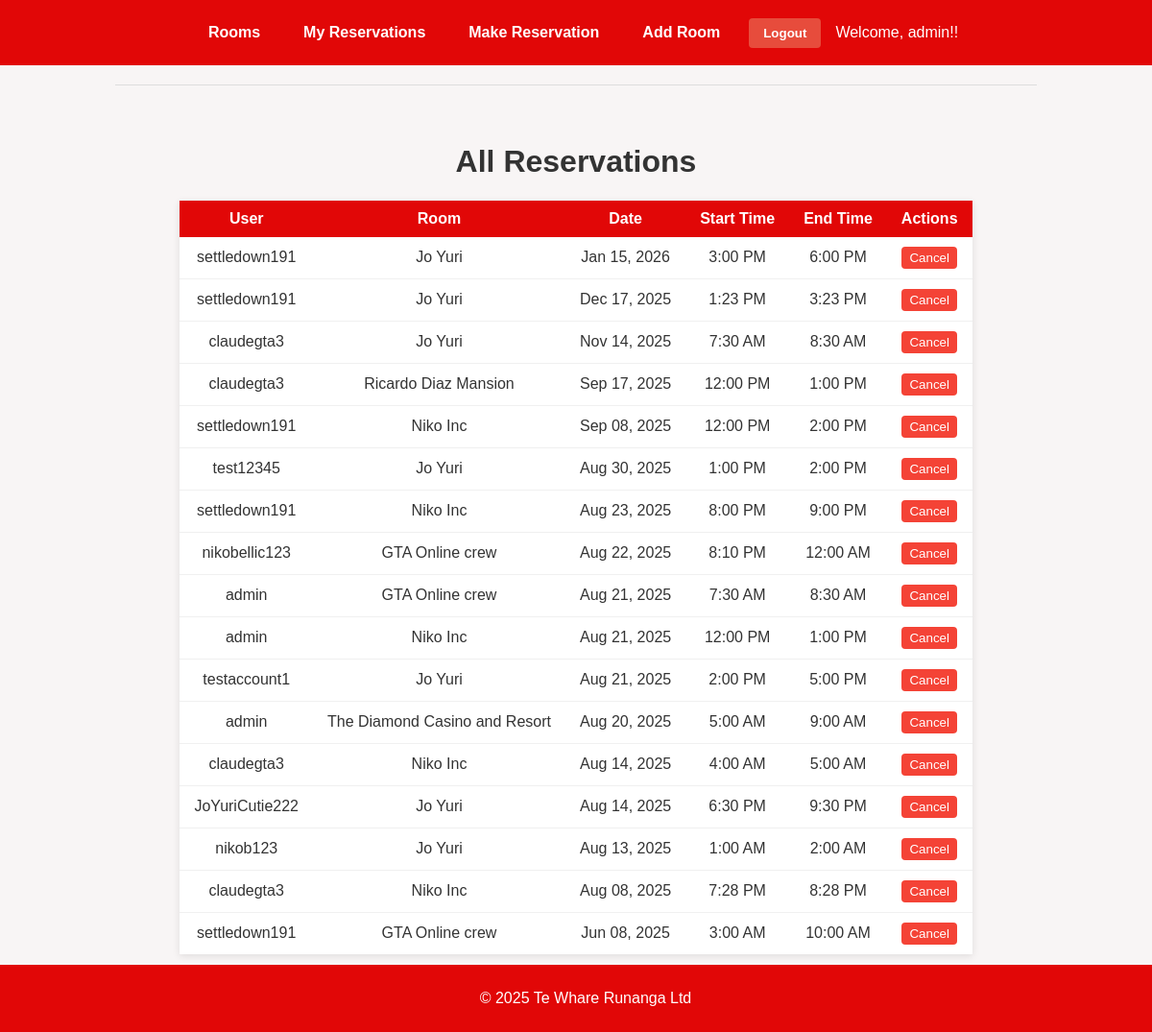
/reservations/ (signed in), run on an earlier commit of the app's database.
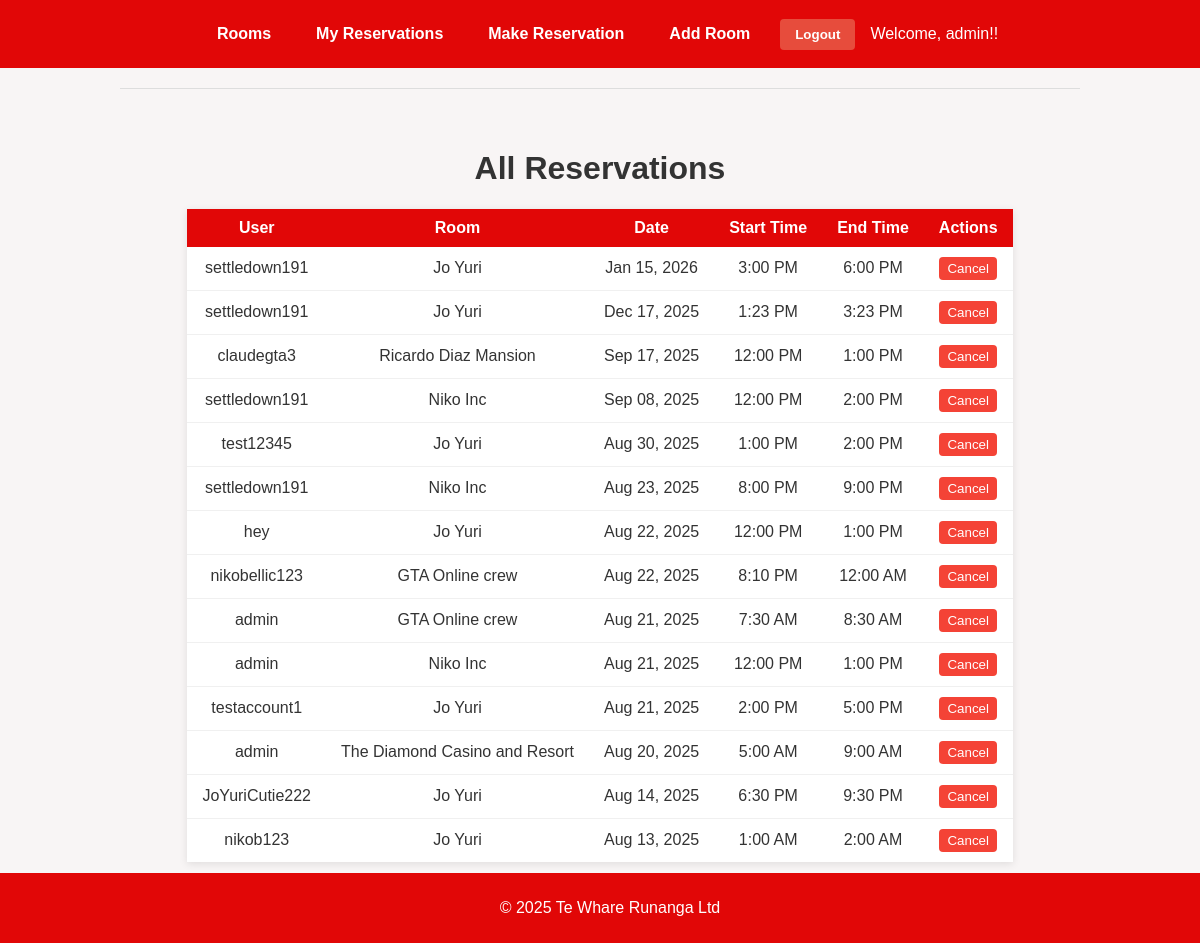
And on a later commit of the database.
### reservations/models.py (models this page shows, shortened)
class Reservation(models.Model):
    user = models.ForeignKey(User, on_delete=models.CASCADE) # Shows who booked the room
    room = models.ForeignKey(ConferenceRoom, on_delete=models.CASCADE) # Which room the user booked
    date = models.DateField() # What time the reservation is for
    start_time = models.TimeField() # When the reservation starts
    end_time = models.TimeField() # When the reservation ends
    created_at = models.DateTimeField(auto_now_add=True) # When the reservation was made

class ConferenceRoom(models.Model):
    name = models.CharField(max_length=100) # Room name
    location = models.CharField(max_length=100) # Where the room is located
    capacity = models.PositiveIntegerField() # How many people can fit in the room

### reservations/views.py (the view)
# urls.py: path('reservations/', views.view_all_reservations, name='admin_reservations'),
@staff_member_required
def view_all_reservations(request):
    reservations = Reservation.objects.all().order_by('-date', 'start_time')
    return render(request, 'reservations/admin_reservations.html', {'reservations': reservations})

### reservations/templates/reservations/admin_reservations.html (shortened to what this page needs)
{% extends "reservations/base.html" %}
{% block content %}
<h1>All Reservations</h1>
<table>
    <thead>
        <tr>
            <th>User</th>
            <th>Room</th>
            <th>Date</th>
            <th>Start Time</th>
            <th>End Time</th>
            <th>Actions</th>
        </tr>
    </thead>
    <tbody>
        {% for reservation in reservations %}
        <tr>
            <td>{{ reservation.user.username }}</td>
            <td>{{ reservation.room.name }}</td>
            <td>{{ reservation.date|date:"M d, Y" }}</td>
            <td>{{ reservation.start_time|time:"g:i A" }}</td>
            <td>{{ reservation.end_time|time:"g:i A" }}</td>
            <td>
                <form action="{% url 'reservations:admin_cancel_reservation' reservation.id %}"
                      method="post" style="display: inline;"
                      onsubmit="return confirm('Are you sure you want to cancel this reservation?');">
                    <button type="submit"
                   style ="padding: 4px 8px; background-color: #f44336; color: white; border: none; border-radius: 4px; text-decoration: none;">
                   Cancel
                    </button>
                </form>
            </td>
        </tr>
        {% endfor %}
    </tbody>
</table>
{% endblock %}

What changed in the data, as far as the page shows it:
removed Reservation: user.username "claudegta3", room.name "Jo Yuri", date "Nov 14, 2025", start_time "7:30 AM", end_time "8:30 AM"
removed Reservation: user.username "claudegta3", room.name "Niko Inc", date "Aug 14, 2025", start_time "4:00 AM", end_time "5:00 AM"
removed Reservation: user.username "claudegta3", room.name "Niko Inc", date "Aug 08, 2025", start_time "7:28 PM", end_time "8:28 PM"
removed Reservation: user.username "settledown191", room.name "GTA Online crew", date "Jun 08, 2025", start_time "3:00 AM", end_time "10:00 AM"
added Reservation: user.username "hey", room.name "Jo Yuri", date "Aug 22, 2025", start_time "12:00 PM", end_time "1:00 PM"
